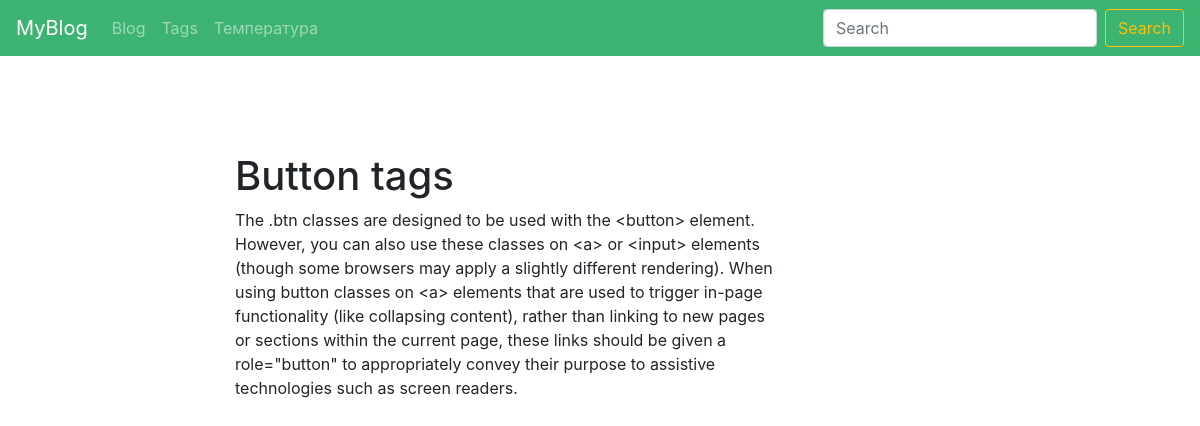
The app's page /blog/post/button/ with its own data.
### blog/models.py (models this page shows, shortened)
class Post(models.Model):
    title = models.CharField(max_length=150, db_index=True)
    slug = models.SlugField(max_length=150, unique=True, blank=True)
    body = models.TextField(blank=True, db_index=True)
    date_pub = models.DateTimeField(auto_now_add=True)
    tags = models.ManyToManyField('Tag', blank=True, related_name='posts')

### blog/views.py (the view)
# urls.py: path('post/<str:slug>/', PostDetail.as_view(), name='post_detail_url'),
class PostDetail(ObjectDetailMixin, View):
    model = Post
    template = 'blog/post_detail.html'

### blog/utils.py (called while the page is built)
    def get(self, request, slug):
        object = get_object_or_404(self.model, slug__iexact=slug)
        return render(request, self.template, context={self.model.__name__.lower(): object})

### blog/templates/blog/post_detail.html (shortened to what this page needs)
{% extends 'blog/base_blog.html' %}
{% block content %}
<h1 class="mt-5">
    {{ post.title }}
</h1>
<p>
    {{ post.body }}
</p>
{% endblock %}

### records on screen
Post: title "Button tags", body "The .btn classes are designed to be used with the <button> element. However, you can also use these classes on <a> or <input> elements (though some browsers may apply a slightly different rendering). When using button classes on <a> elements that are used to trigger in-page functionality (like collapsing content), rather than linking to new pages or sections within the current page, these links should be given a role=\"button\" to appropriately convey their purpose to assistive technologies such as screen readers."
